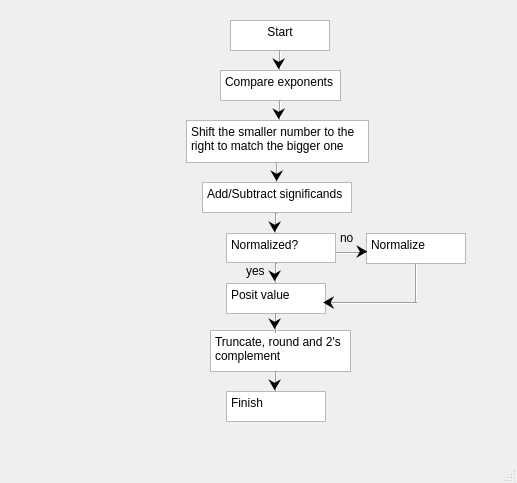
<?xml version="1.0" encoding="UTF-8"?>
<ui version="4.0">
 <class>AdditionGraph</class>
 <widget class="QMainWindow" name="AdditionGraph">
  <property name="enabled">
   <bool>true</bool>
  </property>
  <property name="geometry">
   <rect>
    <x>0</x>
    <y>0</y>
    <width>517</width>
    <height>483</height>
   </rect>
  </property>
  <property name="minimumSize">
   <size>
    <width>517</width>
    <height>483</height>
   </size>
  </property>
  <property name="maximumSize">
   <size>
    <width>517</width>
    <height>483</height>
   </size>
  </property>
  <property name="windowTitle">
   <string>Addition/Subtraction</string>
  </property>
  <property name="windowIcon">
   <iconset>
    <normaloff>../../../TFG/iconos/positTool.png</normaloff>../../../TFG/iconos/positTool.png</iconset>
  </property>
  <widget class="QWidget" name="centralwidget">
   <widget class="QTextEdit" name="textEdit">
    <property name="geometry">
     <rect>
      <x>230</x>
      <y>20</y>
      <width>100</width>
      <height>31</height>
     </rect>
    </property>
    <property name="html">
     <string>&lt;!DOCTYPE HTML PUBLIC &quot;-//W3C//DTD HTML 4.0//EN&quot; &quot;http://www.w3.org/TR/REC-html40/strict.dtd&quot;&gt;
&lt;html&gt;&lt;head&gt;&lt;meta name=&quot;qrichtext&quot; content=&quot;1&quot; /&gt;&lt;meta charset=&quot;utf-8&quot; /&gt;&lt;style type=&quot;text/css&quot;&gt;
p, li { white-space: pre-wrap; }
hr { height: 1px; border-width: 0; }
&lt;/style&gt;&lt;/head&gt;&lt;body style=&quot; font-family:'Segoe UI'; font-size:9pt; font-weight:400; font-style:normal;&quot;&gt;
&lt;p align=&quot;center&quot; style=&quot; margin-top:0px; margin-bottom:0px; margin-left:0px; margin-right:0px; -qt-block-indent:0; text-indent:0px;&quot;&gt;Start&lt;/p&gt;&lt;/body&gt;&lt;/html&gt;</string>
    </property>
   </widget>
   <widget class="QTextEdit" name="textEdit_2">
    <property name="enabled">
     <bool>true</bool>
    </property>
    <property name="geometry">
     <rect>
      <x>220</x>
      <y>70</y>
      <width>121</width>
      <height>31</height>
     </rect>
    </property>
    <property name="readOnly">
     <bool>false</bool>
    </property>
    <property name="html">
     <string>&lt;!DOCTYPE HTML PUBLIC &quot;-//W3C//DTD HTML 4.0//EN&quot; &quot;http://www.w3.org/TR/REC-html40/strict.dtd&quot;&gt;
&lt;html&gt;&lt;head&gt;&lt;meta name=&quot;qrichtext&quot; content=&quot;1&quot; /&gt;&lt;meta charset=&quot;utf-8&quot; /&gt;&lt;style type=&quot;text/css&quot;&gt;
p, li { white-space: pre-wrap; }
hr { height: 1px; border-width: 0; }
&lt;/style&gt;&lt;/head&gt;&lt;body style=&quot; font-family:'Segoe UI'; font-size:9pt; font-weight:400; font-style:normal;&quot;&gt;
&lt;p style=&quot; margin-top:0px; margin-bottom:0px; margin-left:0px; margin-right:0px; -qt-block-indent:0; text-indent:0px;&quot;&gt;Compare exponents&lt;/p&gt;&lt;/body&gt;&lt;/html&gt;</string>
    </property>
   </widget>
   <widget class="Line" name="line">
    <property name="geometry">
     <rect>
      <x>270</x>
      <y>50</y>
      <width>20</width>
      <height>20</height>
     </rect>
    </property>
    <property name="orientation">
     <enum>Qt::Vertical</enum>
    </property>
   </widget>
   <widget class="QTextEdit" name="textEdit_3">
    <property name="geometry">
     <rect>
      <x>186</x>
      <y>120</y>
      <width>183</width>
      <height>43</height>
     </rect>
    </property>
    <property name="html">
     <string>&lt;!DOCTYPE HTML PUBLIC &quot;-//W3C//DTD HTML 4.0//EN&quot; &quot;http://www.w3.org/TR/REC-html40/strict.dtd&quot;&gt;
&lt;html&gt;&lt;head&gt;&lt;meta name=&quot;qrichtext&quot; content=&quot;1&quot; /&gt;&lt;meta charset=&quot;utf-8&quot; /&gt;&lt;style type=&quot;text/css&quot;&gt;
p, li { white-space: pre-wrap; }
hr { height: 1px; border-width: 0; }
&lt;/style&gt;&lt;/head&gt;&lt;body style=&quot; font-family:'Segoe UI'; font-size:9pt; font-weight:400; font-style:normal;&quot;&gt;
&lt;p style=&quot; margin-top:0px; margin-bottom:0px; margin-left:0px; margin-right:0px; -qt-block-indent:0; text-indent:0px;&quot;&gt;Shift the smaller number to the right to match the bigger one&lt;/p&gt;&lt;/body&gt;&lt;/html&gt;</string>
    </property>
   </widget>
   <widget class="QTextEdit" name="textEdit_4">
    <property name="geometry">
     <rect>
      <x>202</x>
      <y>182</y>
      <width>150</width>
      <height>31</height>
     </rect>
    </property>
    <property name="html">
     <string>&lt;!DOCTYPE HTML PUBLIC &quot;-//W3C//DTD HTML 4.0//EN&quot; &quot;http://www.w3.org/TR/REC-html40/strict.dtd&quot;&gt;
&lt;html&gt;&lt;head&gt;&lt;meta name=&quot;qrichtext&quot; content=&quot;1&quot; /&gt;&lt;meta charset=&quot;utf-8&quot; /&gt;&lt;style type=&quot;text/css&quot;&gt;
p, li { white-space: pre-wrap; }
hr { height: 1px; border-width: 0; }
&lt;/style&gt;&lt;/head&gt;&lt;body style=&quot; font-family:'Segoe UI'; font-size:9pt; font-weight:400; font-style:normal;&quot;&gt;
&lt;p style=&quot; margin-top:0px; margin-bottom:0px; margin-left:0px; margin-right:0px; -qt-block-indent:0; text-indent:0px;&quot;&gt;Add/Subtract significands&lt;/p&gt;&lt;/body&gt;&lt;/html&gt;</string>
    </property>
   </widget>
   <widget class="QTextEdit" name="textEdit_5">
    <property name="geometry">
     <rect>
      <x>226</x>
      <y>233</y>
      <width>110</width>
      <height>30</height>
     </rect>
    </property>
    <property name="html">
     <string>&lt;!DOCTYPE HTML PUBLIC &quot;-//W3C//DTD HTML 4.0//EN&quot; &quot;http://www.w3.org/TR/REC-html40/strict.dtd&quot;&gt;
&lt;html&gt;&lt;head&gt;&lt;meta name=&quot;qrichtext&quot; content=&quot;1&quot; /&gt;&lt;meta charset=&quot;utf-8&quot; /&gt;&lt;style type=&quot;text/css&quot;&gt;
p, li { white-space: pre-wrap; }
hr { height: 1px; border-width: 0; }
&lt;/style&gt;&lt;/head&gt;&lt;body style=&quot; font-family:'Segoe UI'; font-size:9pt; font-weight:400; font-style:normal;&quot;&gt;
&lt;p style=&quot; margin-top:0px; margin-bottom:0px; margin-left:0px; margin-right:0px; -qt-block-indent:0; text-indent:0px;&quot;&gt;Normalized?&lt;/p&gt;&lt;/body&gt;&lt;/html&gt;</string>
    </property>
   </widget>
   <widget class="QTextEdit" name="textEdit_7">
    <property name="geometry">
     <rect>
      <x>226</x>
      <y>283</y>
      <width>100</width>
      <height>31</height>
     </rect>
    </property>
    <property name="html">
     <string>&lt;!DOCTYPE HTML PUBLIC &quot;-//W3C//DTD HTML 4.0//EN&quot; &quot;http://www.w3.org/TR/REC-html40/strict.dtd&quot;&gt;
&lt;html&gt;&lt;head&gt;&lt;meta name=&quot;qrichtext&quot; content=&quot;1&quot; /&gt;&lt;meta charset=&quot;utf-8&quot; /&gt;&lt;style type=&quot;text/css&quot;&gt;
p, li { white-space: pre-wrap; }
hr { height: 1px; border-width: 0; }
&lt;/style&gt;&lt;/head&gt;&lt;body style=&quot; font-family:'Segoe UI'; font-size:9pt; font-weight:400; font-style:normal;&quot;&gt;
&lt;p style=&quot; margin-top:0px; margin-bottom:0px; margin-left:0px; margin-right:0px; -qt-block-indent:0; text-indent:0px;&quot;&gt;Posit value&lt;/p&gt;&lt;/body&gt;&lt;/html&gt;</string>
    </property>
   </widget>
   <widget class="QTextEdit" name="textEdit_6">
    <property name="geometry">
     <rect>
      <x>366</x>
      <y>233</y>
      <width>100</width>
      <height>31</height>
     </rect>
    </property>
    <property name="html">
     <string>&lt;!DOCTYPE HTML PUBLIC &quot;-//W3C//DTD HTML 4.0//EN&quot; &quot;http://www.w3.org/TR/REC-html40/strict.dtd&quot;&gt;
&lt;html&gt;&lt;head&gt;&lt;meta name=&quot;qrichtext&quot; content=&quot;1&quot; /&gt;&lt;meta charset=&quot;utf-8&quot; /&gt;&lt;style type=&quot;text/css&quot;&gt;
p, li { white-space: pre-wrap; }
hr { height: 1px; border-width: 0; }
&lt;/style&gt;&lt;/head&gt;&lt;body style=&quot; font-family:'Segoe UI'; font-size:9pt; font-weight:400; font-style:normal;&quot;&gt;
&lt;p style=&quot; margin-top:0px; margin-bottom:0px; margin-left:0px; margin-right:0px; -qt-block-indent:0; text-indent:0px;&quot;&gt;Normalize&lt;/p&gt;&lt;/body&gt;&lt;/html&gt;</string>
    </property>
   </widget>
   <widget class="QTextEdit" name="textEdit_8">
    <property name="geometry">
     <rect>
      <x>210</x>
      <y>330</y>
      <width>141</width>
      <height>42</height>
     </rect>
    </property>
    <property name="html">
     <string>&lt;!DOCTYPE HTML PUBLIC &quot;-//W3C//DTD HTML 4.0//EN&quot; &quot;http://www.w3.org/TR/REC-html40/strict.dtd&quot;&gt;
&lt;html&gt;&lt;head&gt;&lt;meta name=&quot;qrichtext&quot; content=&quot;1&quot; /&gt;&lt;meta charset=&quot;utf-8&quot; /&gt;&lt;style type=&quot;text/css&quot;&gt;
p, li { white-space: pre-wrap; }
hr { height: 1px; border-width: 0; }
&lt;/style&gt;&lt;/head&gt;&lt;body style=&quot; font-family:'Segoe UI'; font-size:9pt; font-weight:400; font-style:normal;&quot;&gt;
&lt;p style=&quot; margin-top:0px; margin-bottom:0px; margin-left:0px; margin-right:0px; -qt-block-indent:0; text-indent:0px;&quot;&gt;Truncate, round and 2's complement&lt;/p&gt;&lt;/body&gt;&lt;/html&gt;</string>
    </property>
   </widget>
   <widget class="QTextEdit" name="textEdit_9">
    <property name="geometry">
     <rect>
      <x>226</x>
      <y>391</y>
      <width>100</width>
      <height>31</height>
     </rect>
    </property>
    <property name="html">
     <string>&lt;!DOCTYPE HTML PUBLIC &quot;-//W3C//DTD HTML 4.0//EN&quot; &quot;http://www.w3.org/TR/REC-html40/strict.dtd&quot;&gt;
&lt;html&gt;&lt;head&gt;&lt;meta name=&quot;qrichtext&quot; content=&quot;1&quot; /&gt;&lt;meta charset=&quot;utf-8&quot; /&gt;&lt;style type=&quot;text/css&quot;&gt;
p, li { white-space: pre-wrap; }
hr { height: 1px; border-width: 0; }
&lt;/style&gt;&lt;/head&gt;&lt;body style=&quot; font-family:'Segoe UI'; font-size:9pt; font-weight:400; font-style:normal;&quot;&gt;
&lt;p style=&quot; margin-top:0px; margin-bottom:0px; margin-left:0px; margin-right:0px; -qt-block-indent:0; text-indent:0px;&quot;&gt;Finish&lt;/p&gt;&lt;/body&gt;&lt;/html&gt;</string>
    </property>
   </widget>
   <widget class="Line" name="line_2">
    <property name="geometry">
     <rect>
      <x>270</x>
      <y>100</y>
      <width>20</width>
      <height>21</height>
     </rect>
    </property>
    <property name="orientation">
     <enum>Qt::Vertical</enum>
    </property>
   </widget>
   <widget class="Line" name="line_3">
    <property name="geometry">
     <rect>
      <x>269</x>
      <y>162</y>
      <width>16</width>
      <height>21</height>
     </rect>
    </property>
    <property name="orientation">
     <enum>Qt::Vertical</enum>
    </property>
   </widget>
   <widget class="Line" name="line_8">
    <property name="geometry">
     <rect>
      <x>266</x>
      <y>213</y>
      <width>20</width>
      <height>20</height>
     </rect>
    </property>
    <property name="orientation">
     <enum>Qt::Vertical</enum>
    </property>
   </widget>
   <widget class="Line" name="line_11">
    <property name="geometry">
     <rect>
      <x>266</x>
      <y>263</y>
      <width>20</width>
      <height>20</height>
     </rect>
    </property>
    <property name="orientation">
     <enum>Qt::Vertical</enum>
    </property>
   </widget>
   <widget class="QLabel" name="label_4">
    <property name="geometry">
     <rect>
      <x>246</x>
      <y>263</y>
      <width>21</width>
      <height>16</height>
     </rect>
    </property>
    <property name="text">
     <string>yes</string>
    </property>
   </widget>
   <widget class="Line" name="line_12">
    <property name="geometry">
     <rect>
      <x>336</x>
      <y>243</y>
      <width>31</width>
      <height>20</height>
     </rect>
    </property>
    <property name="orientation">
     <enum>Qt::Horizontal</enum>
    </property>
   </widget>
   <widget class="QLabel" name="label_5">
    <property name="geometry">
     <rect>
      <x>340</x>
      <y>230</y>
      <width>49</width>
      <height>16</height>
     </rect>
    </property>
    <property name="text">
     <string>no</string>
    </property>
   </widget>
   <widget class="Line" name="line_13">
    <property name="geometry">
     <rect>
      <x>406</x>
      <y>263</y>
      <width>20</width>
      <height>41</height>
     </rect>
    </property>
    <property name="orientation">
     <enum>Qt::Vertical</enum>
    </property>
   </widget>
   <widget class="Line" name="line_14">
    <property name="geometry">
     <rect>
      <x>326</x>
      <y>293</y>
      <width>91</width>
      <height>20</height>
     </rect>
    </property>
    <property name="orientation">
     <enum>Qt::Horizontal</enum>
    </property>
   </widget>
   <widget class="Line" name="line_15">
    <property name="geometry">
     <rect>
      <x>266</x>
      <y>313</y>
      <width>20</width>
      <height>20</height>
     </rect>
    </property>
    <property name="orientation">
     <enum>Qt::Vertical</enum>
    </property>
   </widget>
   <widget class="Line" name="line_17">
    <property name="geometry">
     <rect>
      <x>266</x>
      <y>371</y>
      <width>20</width>
      <height>21</height>
     </rect>
    </property>
    <property name="orientation">
     <enum>Qt::Vertical</enum>
    </property>
   </widget>
   <widget class="QLabel" name="label_9">
    <property name="geometry">
     <rect>
      <x>356</x>
      <y>241</y>
      <width>20</width>
      <height>20</height>
     </rect>
    </property>
    <property name="text">
     <string>&lt;html&gt;&lt;head/&gt;&lt;body&gt;&lt;p&gt;&lt;span style=&quot; font-size:12pt;&quot;&gt;⮞&lt;/span&gt;&lt;/p&gt;&lt;/body&gt;&lt;/html&gt;</string>
    </property>
   </widget>
   <widget class="QLabel" name="label_10">
    <property name="geometry">
     <rect>
      <x>323</x>
      <y>292</y>
      <width>20</width>
      <height>20</height>
     </rect>
    </property>
    <property name="text">
     <string>&lt;html&gt;&lt;head/&gt;&lt;body&gt;&lt;p&gt;&lt;span style=&quot; font-size:12pt;&quot;&gt;⮜&lt;/span&gt;&lt;/p&gt;&lt;/body&gt;&lt;/html&gt;</string>
    </property>
   </widget>
   <widget class="QLabel" name="label_11">
    <property name="geometry">
     <rect>
      <x>272</x>
      <y>54</y>
      <width>20</width>
      <height>20</height>
     </rect>
    </property>
    <property name="text">
     <string>&lt;html&gt;&lt;head/&gt;&lt;body&gt;&lt;p&gt;&lt;span style=&quot; font-size:12pt;&quot;&gt;⮟&lt;/span&gt;&lt;/p&gt;&lt;/body&gt;&lt;/html&gt;</string>
    </property>
   </widget>
   <widget class="QLabel" name="label_12">
    <property name="geometry">
     <rect>
      <x>272</x>
      <y>104</y>
      <width>20</width>
      <height>20</height>
     </rect>
    </property>
    <property name="text">
     <string>&lt;html&gt;&lt;head/&gt;&lt;body&gt;&lt;p&gt;&lt;span style=&quot; font-size:12pt;&quot;&gt;⮟&lt;/span&gt;&lt;/p&gt;&lt;/body&gt;&lt;/html&gt;</string>
    </property>
   </widget>
   <widget class="QLabel" name="label_13">
    <property name="geometry">
     <rect>
      <x>270</x>
      <y>166</y>
      <width>20</width>
      <height>20</height>
     </rect>
    </property>
    <property name="text">
     <string>&lt;html&gt;&lt;head/&gt;&lt;body&gt;&lt;p&gt;&lt;span style=&quot; font-size:12pt;&quot;&gt;⮟&lt;/span&gt;&lt;/p&gt;&lt;/body&gt;&lt;/html&gt;</string>
    </property>
   </widget>
   <widget class="QLabel" name="label_14">
    <property name="geometry">
     <rect>
      <x>268</x>
      <y>217</y>
      <width>20</width>
      <height>20</height>
     </rect>
    </property>
    <property name="text">
     <string>&lt;html&gt;&lt;head/&gt;&lt;body&gt;&lt;p&gt;&lt;span style=&quot; font-size:12pt;&quot;&gt;⮟&lt;/span&gt;&lt;/p&gt;&lt;/body&gt;&lt;/html&gt;</string>
    </property>
   </widget>
   <widget class="QLabel" name="label_15">
    <property name="geometry">
     <rect>
      <x>268</x>
      <y>266</y>
      <width>20</width>
      <height>20</height>
     </rect>
    </property>
    <property name="text">
     <string>&lt;html&gt;&lt;head/&gt;&lt;body&gt;&lt;p&gt;&lt;span style=&quot; font-size:12pt;&quot;&gt;⮟&lt;/span&gt;&lt;/p&gt;&lt;/body&gt;&lt;/html&gt;</string>
    </property>
   </widget>
   <widget class="QLabel" name="label_16">
    <property name="geometry">
     <rect>
      <x>268</x>
      <y>314</y>
      <width>20</width>
      <height>20</height>
     </rect>
    </property>
    <property name="text">
     <string>&lt;html&gt;&lt;head/&gt;&lt;body&gt;&lt;p&gt;&lt;span style=&quot; font-size:12pt;&quot;&gt;⮟&lt;/span&gt;&lt;/p&gt;&lt;/body&gt;&lt;/html&gt;</string>
    </property>
   </widget>
   <widget class="QLabel" name="label_17">
    <property name="geometry">
     <rect>
      <x>268</x>
      <y>375</y>
      <width>20</width>
      <height>20</height>
     </rect>
    </property>
    <property name="text">
     <string>&lt;html&gt;&lt;head/&gt;&lt;body&gt;&lt;p&gt;&lt;span style=&quot; font-size:12pt;&quot;&gt;⮟&lt;/span&gt;&lt;/p&gt;&lt;/body&gt;&lt;/html&gt;</string>
    </property>
   </widget>
  </widget>
  <widget class="QMenuBar" name="menubar">
   <property name="geometry">
    <rect>
     <x>0</x>
     <y>0</y>
     <width>517</width>
     <height>22</height>
    </rect>
   </property>
  </widget>
  <widget class="QStatusBar" name="statusbar"/>
 </widget>
 <resources/>
 <connections/>
</ui>
